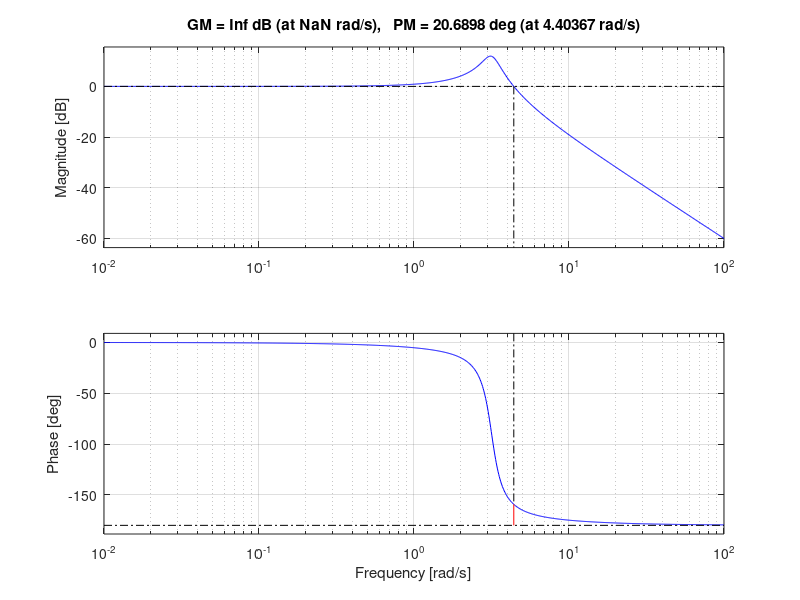

Here is the MATLAB script that generated this plot:
s = tf ('s');
G1 = 1/(s+1);
G2 = (10*s+12)/(s);
G3 = ((13.68*s^3)+(59.88*s))/((s^2+4.37));
H1 = (s)/((s)*(s+1));
G23 = series(G1,G2);
HG23 = feedback(G23,H1);
OutputTF = series(G1,HG23);
margin(OutputTF);